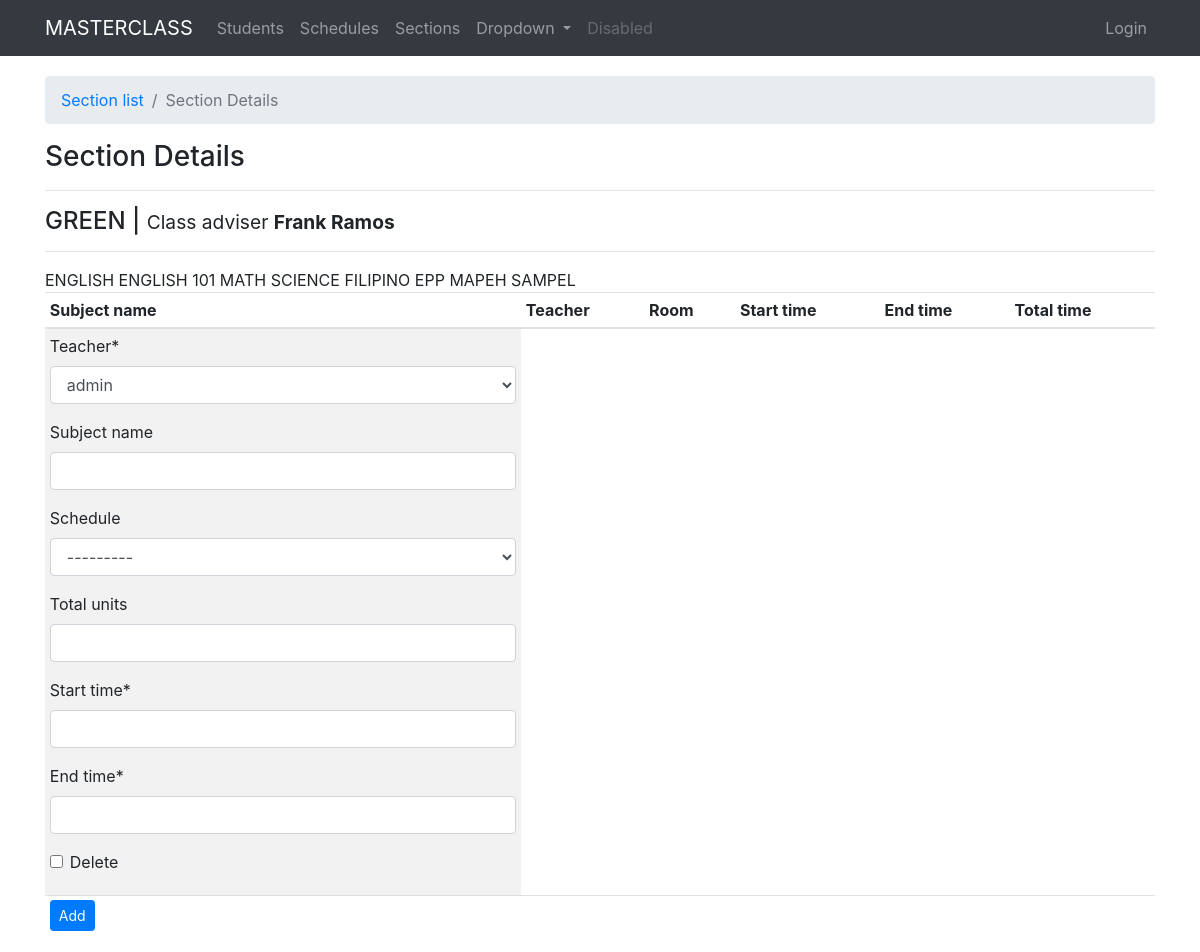
The page /sections/detail/4 on the database its author committed.
### sections/models.py (models this page shows, shortened)
class Section(models.Model):
    adviser = models.ForeignKey(User, on_delete=models.CASCADE, default=1)
    section_name = models.CharField(max_length=120, unique=True)
    grade_level = models.CharField(max_length=60, choices=GRADE_LEVEL, blank=True,null=True)
    date_created = models.DateField(auto_now_add=True)
    date_updated = models.DateField(auto_now=True)

### schedules/models.py (models this page shows, shortened)
class SubjectSchedule(models.Model):
    teacher = models.ForeignKey(User, on_delete=models.CASCADE, default=1)
    section = models.ForeignKey(Section, on_delete=models.CASCADE, blank=True, null=True)
    subject_name = models.CharField(max_length=120, blank=True, null=True)
    schedule = models.ForeignKey(WeeklySchedule, on_delete=models.CASCADE, blank=True, null=True)
    total_units = models.IntegerField(blank=True, null=True)
    start_time = models.TimeField()
    end_time = models.TimeField()

### sections/views.py (the view)
# urls.py: path('detail/<pk>', views.section_details, name='detail'),
def section_details(request, pk):
    instance = get_object_or_404(Section, pk=pk)
    subjectScheduleFromset = inlineformset_factory(Section, SubjectSchedule, fields=('teacher', 'subject_name', 'schedule', 'total_units', 'start_time', 'end_time'), extra=1)
    if request.method == "POST":
        formset = subjectScheduleFromset(request.POST or None, request.FILES or None, instance=instance)
        if formset.is_valid():
            formset.save()
            return redirect('section:detail', pk=instance.id)
    formset = subjectScheduleFromset()
    context = {
        "title": "section details",
        "instance": instance,
        "formset": formset,
    }
    return render(request, "sections/section_detail.html", context)

### schedules/models.py (called while the page is built)
    def __str__(self):
        return self.schedule

### templates/sections/section_detail.html (shortened to what this page needs)
{% extends "base.html" %}
{% load crispy_forms_tags %}
{% load static %}
{% block content %}
<nav aria-label="breadcrumb">
    <ol class="breadcrumb">
        <li class="breadcrumb-item"><a href="{%url 'section:list'%}">Section list</a></li>
        <li class="breadcrumb-item active" aria-current="page">{{title|title}}</li>
    </ol>
</nav>
<h3>{{title|title}}</h3>
<hr>
<h4>{{ instance.section_name|upper }} | <small>Class adviser <strong>{{ instance.adviser.get_full_name|title }}</strong></small></h4>
<hr>
{% for ss in instance.subjectschedule_set.all %}
    {{ ss.subject_name|upper }}
{% endfor %}
<div class="row">
    <div class="col-sm-12">
        <table class="table table-striped table-sm">
            <thead>
                <tr>
                    <th>Subject name</th>
                    <th>Teacher</th>
                    <th>Room</th>
                    <th>Start time</th>
                    <th>End time</th>
                    <th>Total time</th>
                </tr>
            </thead>
            <tbody>
                <form action="" method="POST" enctype="multipart/form-data">{% csrf_token %}
                    {% for form in formset %}
                    <tr>
                        <td>{{ form|crispy }}</td>
                    </tr>
                    {% endfor %}
                    <tr>
                        <td colspan="6"><input type="submit" class="btn btn-primary btn-sm" value="Add"></td>
                    </tr>
                </form>
            </tbody>
        </table>
    </div>
</div>
{% endblock %}

### rows shown on the page
Section: section_name "GREEN", adviser.get_full_name "Frank Ramos"
SubjectSchedule: subject_name "ENGLISH"
SubjectSchedule: subject_name "ENGLISH 101"
SubjectSchedule: subject_name "MATH"
SubjectSchedule: subject_name "SCIENCE"
SubjectSchedule: subject_name "FILIPINO"
SubjectSchedule: subject_name "EPP"
SubjectSchedule: subject_name "MAPEH"
SubjectSchedule: subject_name "SAMPEL"

### other values the page prints
{{ title|title }} "Section Details"
